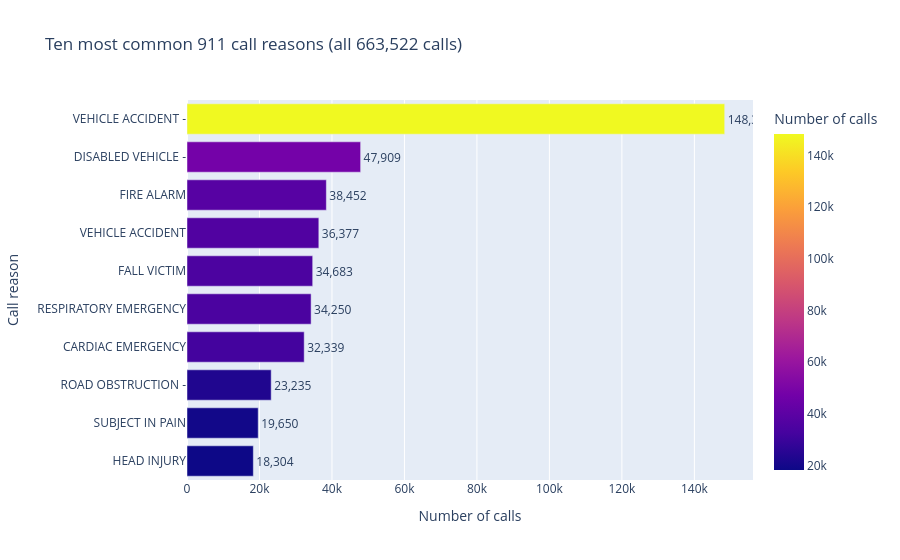

The notebook cell this image was saved under:
### Markdown cell above
# 4. INTERACTIVE BAR CHART

### Code cell
# WHAT: Make an interactive bar chart of the ten most common call types, with value labels.
# WHY: Aggregating first (value_counts) then plotting keeps the chart honest and the tooltip exact.

print("\n4. Interactive Bar Chart: the ten most common reasons people call 911")
print("-" * 70)
top_reasons = (calls['reason'].value_counts().head(10)
               .rename_axis('reason').reset_index(name='calls'))
fig = px.bar(top_reasons, x='calls', y='reason', orientation='h',
             title='Ten most common 911 call reasons (all 663,522 calls)',
             labels={'reason': 'Call reason', 'calls': 'Number of calls'},
             color='calls', text='calls')
fig.update_traces(texttemplate='%{text:,}', textposition='outside')
fig.update_layout(showlegend=False, yaxis=dict(autorange='reversed'), width=900)
fig.write_html('13_interactive_bar.html')
fig.show()   # render it here in the notebook, not only in the saved file
print("✓ Interactive bar chart saved")
print(top_reasons.to_string(index=False))

# Also keep per-category counts - the dashboard below reuses them.
category_counts = (calls['category'].value_counts()
                   .rename_axis('category').reset_index(name='calls'))

### Figure 1 — Plotly figure (JSON) as saved in the notebook; plotly's stock layout.template omitted (floating-point values rounded to 4 significant figures)
{"data": [{"hovertemplate": "Number of calls=%{marker.color}<br>Call reason=%{y}<extra></extra>", "legendgroup": "", "marker": {"color": [148372, 47909, 38452, 36377, 34683, 34250, 32339, 23235, 19650, 18304], "coloraxis": "coloraxis", "pattern": {"shape": ""}}, "name": "", "orientation": "h", "showlegend": false, "text": [148400.0, 47910.0, 38450.0, 36380.0, 34680.0, 34250.0, 32340.0, 23240.0, 19650.0, 18300.0], "textposition": "outside", "texttemplate": "%{text:,}", "type": "bar", "x": [148372, 47909, 38452, 36377, 34683, 34250, 32339, 23235, 19650, 18304], "xaxis": "x", "y": ["VEHICLE ACCIDENT -", "DISABLED VEHICLE -", "FIRE ALARM", "VEHICLE ACCIDENT", "FALL VICTIM", "RESPIRATORY EMERGENCY", "CARDIAC EMERGENCY", "ROAD OBSTRUCTION -", "SUBJECT IN PAIN", "HEAD INJURY"], "yaxis": "y"}], "layout": {"barmode": "relative", "coloraxis": {"colorbar": {"title": {"text": "Number of calls"}}, "colorscale": [[0.0, "#0d0887"], [0.1111, "#46039f"], [0.2222, "#7201a8"], [0.3333, "#9c179e"], [0.4444, "#bd3786"], [0.5556, "#d8576b"], [0.6667, "#ed7953"], [0.7778, "#fb9f3a"], [0.8889, "#fdca26"], [1.0, "#f0f921"]]}, "legend": {"tracegroupgap": 0}, "showlegend": false, "title": {"text": "Ten most common 911 call reasons (all 663,522 calls)"}, "width": 900, "xaxis": {"anchor": "y", "domain": [0.0, 1.0], "title": {"text": "Number of calls"}}, "yaxis": {"anchor": "x", "autorange": "reversed", "domain": [0.0, 1.0], "title": {"text": "Call reason"}}}}
